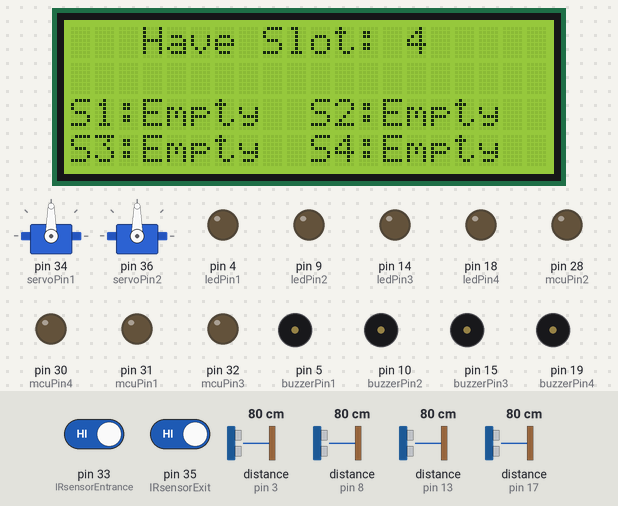
A sketch run on a simulated Arduino Mega 2560, built with avr-gcc and run on an emulated ATmega2560. On the bench: 2 × servo, 20×4 character LCD, output pins drawn as LEDs (lit = HIGH), buzzer (waves = sounding, pin HIGH). Wiring (inferred from the names in the program): 4 × ultrasonic range finder: trigger pin 2, echo pin 3 / trigger pin 7, echo pin 8 / trigger pin 12, echo pin 13 / trigger pin 16, echo pin 17. Dashed ring = blinking. The test bench sets the inputs (shaded band); at power-on: distance to the obstacle (sensors on pin 3, pin 8, pin 13, pin 17) 80 cm, pin 33 (IRsensorEntrance) HIGH, pin 35 (IRsensorExit) HIGH. The echo pulse lasts 58.3 µs per cm; pins used as bus, display or sensor lines are not drawn.

Above: at 3.3 s.
3.4 s: distance to the obstacle (sensor on pin 3) set to 8 cm
4.9 s: distance to the obstacle (sensor on pin 3) set to 5 cm
At 5.4 s:
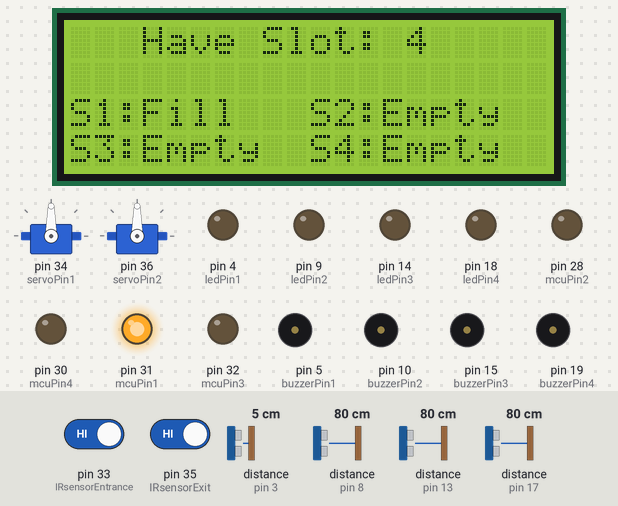
6.5 s: distance to the obstacle (sensor on pin 8) set to 8 cm
8.0 s: distance to the obstacle (sensor on pin 8) set to 5 cm
At 8.6 s:
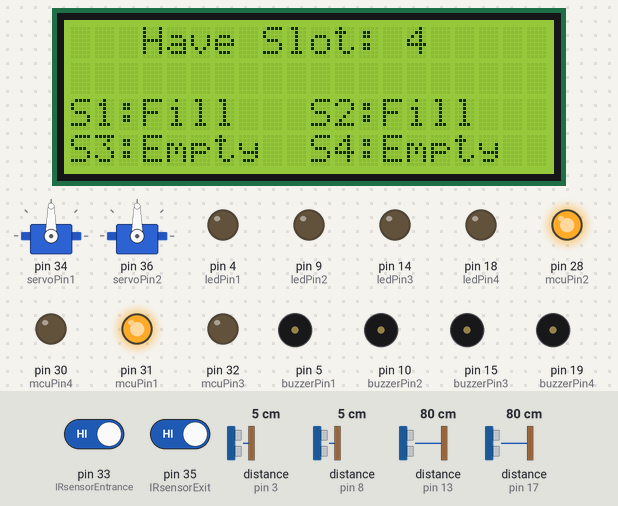
11.0 s: distance to the obstacle (sensor on pin 13) set to 8 cm
14.0 s: distance to the obstacle (sensor on pin 13) set to 5 cm
At 14.65 s:
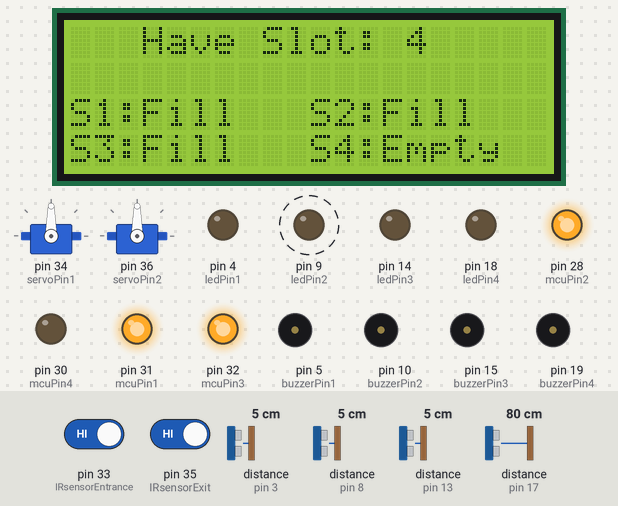
At 15.19 s:
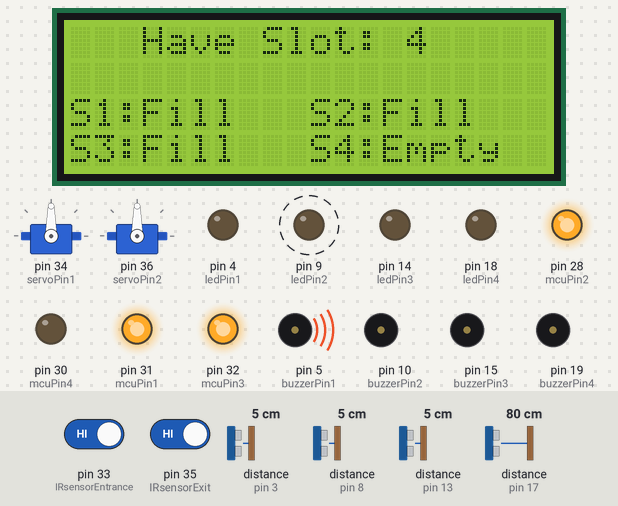
Timing chart, 0 to 19.7 s (numbered marks = the images above; inputs shaded):
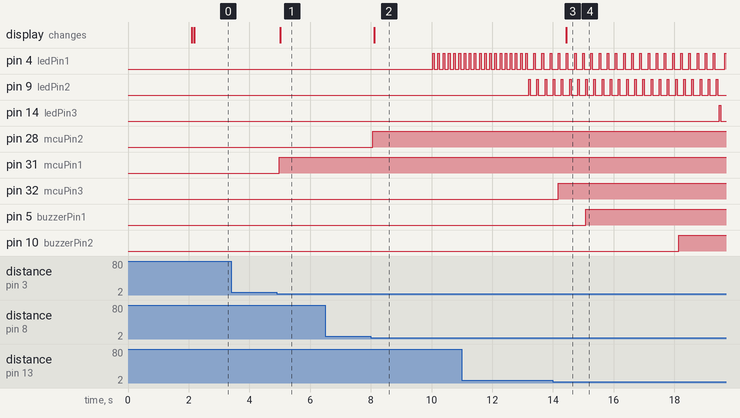

Measured:
- the behaviour switches between 7 and 6 cm on distance to the obstacle (sensor on pin 3) (found by bisection; images 0 and 1)
- the behaviour switches between 7 and 6 cm on distance to the obstacle (sensor on pin 8) (found by bisection; images 1 and 2)
- the behaviour switches between 7 and 6 cm on distance to the obstacle (sensor on pin 13) (found by bisection; images 2 and 3)
- after the input at 3.4 s, every drawn part: stays the same
- after the input at 4.9 s, pin 31 (mcuPin1): LOW → HIGH after 0.08 s; the display: changes after 0.12 s (image 1)
- after the input at 6.5 s, every drawn part: stays the same
- after the input at 8.0 s, pin 28 (mcuPin2): LOW → HIGH after 0.06 s; the display: changes after 0.11 s (image 2)
- after the input at 14.0 s, pin 14 (ledPin3): LOW → HIGH after 5.5 s, → LOW 0.05 s later; pin 32 (mcuPin3): LOW → HIGH after 0.18 s; the display: changes after 0.44 s (image 3)
- by itself, pin 9 (ledPin2): alternates HIGH for 0.05 s and LOW for 0.22 s

The sketch:

ArduinoMega.ino
```cpp
#include <Servo.h>
#include <Wire.h>
#include <LiquidCrystal_I2C.h>
LiquidCrystal_I2C lcd(0x27,20,4);

const int trigPin1 = 2;
const int trigPin2 = 7;
const int trigPin3 = 12;
const int trigPin4 = 16;

const int echoPin1 = 3;
const int echoPin2 = 8;
const int echoPin3 = 13;
const int echoPin4 = 17;

const int ledPin1 = 4;
const int ledPin2 = 9;
const int ledPin3 = 14;
const int ledPin4 = 18;

const int buzzerPin1 = 5;
const int buzzerPin2 = 10;
const int buzzerPin3 = 15;
const int buzzerPin4 = 19;

const int mcuPin1 = 31;
const int mcuPin2 = 28;
const int mcuPin3 = 32;
const int mcuPin4 = 30;

unsigned long triggerTime1 = 0;
unsigned long triggerTime2 = 0;
unsigned long triggerTime3 = 0;
unsigned long triggerTime4 = 0;

const unsigned long delayTime1 = 5000;
const unsigned long delayTime2 = 5000;
const unsigned long delayTime3 = 5000;
const unsigned long delayTime4 = 5000;

const unsigned long delayTimeA1 = 10000;
const unsigned long delayTimeA2 = 10000;
const unsigned long delayTimeA3 = 10000;
const unsigned long delayTimeA4 = 10000;

const int safe = 6;

int IRsensorValue1 = 0;
const int IRsensorEntrance = 33;
Servo myServo1;
const int servoPin1 = 34;

int IRsensorValue2 = 0;
const int IRsensorExit =35;
Servo myServo2;
const int servoPin2 = 36;

int distanceState1 = LOW;
int distanceState2 = LOW;
int distanceState3 = LOW;
int distanceState4 = LOW;

int S1=0, S2=0, S3=0, S4=0;

int slot = 4;

void setup() {
  Serial.begin(9600);

  pinMode(trigPin1, OUTPUT);
  pinMode(echoPin1, INPUT);
  pinMode(trigPin2, OUTPUT);
  pinMode(echoPin2, INPUT);
  pinMode(trigPin3, OUTPUT);
  pinMode(echoPin3, INPUT);
  pinMode(trigPin4, OUTPUT);
  pinMode(echoPin4, INPUT);


  pinMode(ledPin1, OUTPUT);
  pinMode(ledPin2, OUTPUT);
  pinMode(ledPin3, OUTPUT);
  pinMode(ledPin4, OUTPUT);

  pinMode(buzzerPin1, OUTPUT);
  pinMode(buzzerPin2, OUTPUT);
  pinMode(buzzerPin3, OUTPUT);
  pinMode(buzzerPin4, OUTPUT);

  pinMode(mcuPin1, OUTPUT);
  pinMode(mcuPin2, OUTPUT);
  pinMode(mcuPin3, OUTPUT);
  pinMode(mcuPin4, OUTPUT);

  pinMode(IRsensorEntrance, INPUT);  // IR sensor input pin
  pinMode(IRsensorExit, INPUT);

  myServo1.attach(servoPin1); // Attach the servo to the specified pin
  myServo1.write(90);         // Start the servo at 0 degrees


  myServo2.attach(servoPin2); // Attach the servo to the specified pin
  myServo2.write(90);         // Start the servo at 0 degrees

  digitalWrite(mcuPin1, LOW);
  digitalWrite(mcuPin2, LOW);
  digitalWrite(mcuPin3, LOW);
  digitalWrite(mcuPin4, LOW);

  lcd.begin(20, 4);
  lcd.setCursor (0,1);
  lcd.print("    Car  parking  ");
  lcd.setCursor (0,2);
  lcd.print("       System     ");
  delay (2000);
  lcd.clear();
  Read_Sensor();
  int total = S1+S2+S3+S4;
  slot = slot-total;
}

void loop() {
  long distance1 = getDistance(trigPin1, echoPin1);
  long distance2 = getDistance(trigPin2, echoPin2);
  long distance3 = getDistance(trigPin3, echoPin3);
  long distance4 = getDistance(trigPin4, echoPin4);

  // Read the IR sensor value (digital sensor)
  IRsensorValue1 = digitalRead(IRsensorEntrance);  // Read the digital value from the IR sensor
  // Read the IR sensor value (digital sensor)
  IRsensorValue2 = digitalRead(IRsensorExit);  // Read the digital value from the IR sensor

  if (distance1 < safe && distance1 > 0) {
    distanceState1 = HIGH;
    digitalWrite(mcuPin1, HIGH);
} else {
    distanceState1 = LOW;
    digitalWrite(mcuPin1, LOW);
}

if (distance2 < safe && distance2 > 0) {
    distanceState2 = HIGH;
    digitalWrite(mcuPin2, HIGH);
} else {
    distanceState2 = LOW;
    digitalWrite(mcuPin2, LOW);
}

if (distance3 < safe && distance3 > 0) {
    distanceState3 = HIGH;
    digitalWrite(mcuPin3, HIGH);
} else {
    distanceState3 = LOW;
    digitalWrite(mcuPin3, LOW);
}

if (distance4 < safe && distance4 > 0) {
    distanceState4 = HIGH;
    digitalWrite(mcuPin4, HIGH);
} else {
    distanceState4 = LOW;
    digitalWrite(mcuPin4, LOW);
}

  //SENSOR1
  if (distanceState1 == HIGH) {
    if (triggerTime1 == 0) {
      triggerTime1 = millis();
    }
    if (millis() - triggerTime1 >= delayTime1) {
      digitalWrite(ledPin1, HIGH);
      delay(50);
      digitalWrite(ledPin1, LOW);
      delay(50);
    }
    if (millis() - triggerTime1 >= delayTimeA1) {
      digitalWrite(buzzerPin1, HIGH);  // Turn on buzzer after delayTime2
    }
  } else {
    // Reset if the signal goes LOW
    triggerTime1 = 0;
    digitalWrite(ledPin1, LOW);
    digitalWrite(buzzerPin1, LOW);
  }

  //SENSOR2
  if (distanceState2 == HIGH) {
    if (triggerTime2 == 0) {
      triggerTime2 = millis();
    }
    if (millis() - triggerTime2 >= delayTime2) {
      digitalWrite(ledPin2, HIGH);
      delay(50);
      digitalWrite(ledPin2, LOW);
      delay(50);
    }
    if (millis() - triggerTime2 >= delayTimeA2) {
      digitalWrite(buzzerPin2, HIGH);  // Turn on buzzer after delayTime2
    }
  } else {
    // Reset if the signal goes LOW
    triggerTime2 = 0;
    digitalWrite(ledPin2, LOW);
    digitalWrite(buzzerPin2, LOW);
  }

   //SENSOR3
  if (distanceState3 == HIGH) {
    if (triggerTime3 == 0) {
      triggerTime3 = millis();
    }
    if (millis() - triggerTime3 >= delayTime3) {
      digitalWrite(ledPin3, HIGH);
      delay(50);
      digitalWrite(ledPin3, LOW);
      delay(50);
    }
    if (millis() - triggerTime3 >= delayTimeA3) {
      digitalWrite(buzzerPin3, HIGH);  // Turn on buzzer after delayTime2
    }
  } else {
    // Reset if the signal goes LOW
    triggerTime3 = 0;
    digitalWrite(ledPin3, LOW);
    digitalWrite(buzzerPin3, LOW);
  }

  //SENSOR4
  if (distanceState4 == HIGH) {
    if (triggerTime4 == 0) {
      triggerTime4 = millis();
    }
    if (millis() - triggerTime4 >= delayTime4) {
      digitalWrite(ledPin4, HIGH);
      delay(50);
      digitalWrite(ledPin4, LOW);
      delay(50);
    }
    if (millis() - triggerTime4 >= delayTimeA4) {
      digitalWrite(buzzerPin4, HIGH);  // Turn on buzzer after delayTime2
    }
  } else {
    // Reset if the signal goes LOW
    triggerTime4 = 0;
    digitalWrite(ledPin4, LOW);
    digitalWrite(buzzerPin4, LOW);
  }
  delay(10);

  Read_Sensor();
  lcd.setCursor (0,0);
  lcd.print("   Have Slot: ");
  lcd.print(slot);
  lcd.print("    ");
  lcd.setCursor (0,2);
  if(S1==1){lcd.print("S1:Fill ");}
     else{lcd.print("S1:Empty");}
  lcd.setCursor (10,2);
  if(S2==1){lcd.print("S2:Fill ");}
     else{lcd.print("S2:Empty");}
  lcd.setCursor (0,3);
  if(S3==1){lcd.print("S3:Fill ");}
     else{lcd.print("S3:Empty");}
  lcd.setCursor (10,3);
  if(S4==1){lcd.print("S4:Fill ");}
     else{lcd.print("S4:Empty");}

if (IRsensorValue1 == LOW) {
  if (slot > 0 && slot <= 4) { // Check if there are available slots to decrement
    myServo1.write(180); // Move servo to 90 degrees
    Serial.print("MOVING");
    delay(2000);
    myServo1.write(90); // Move servo back to 180 degrees
    slot = slot - 1; // Decrease slot count
    delay(500);
  } else {
    lcd.setCursor(0, 0);
    lcd.print(" Sorry Parking Full ");
    delay(1500);
  }
}

if (IRsensorValue2 == LOW) { // Increment slot if IRsensorValue2 is LOW
  if (slot >= 0 && slot < 4) { // Check if there is room for increment
    myServo2.write(0); // Move servo to 0 degrees
    Serial.print("MOVING");
    delay(2000);
    myServo2.write(90); // Move servo back to 90 degrees
    slot = slot + 1; // Increase slot count
    delay(500);
  }
}
}


long getDistance(int trigPin, int echoPin) {
  digitalWrite(trigPin, LOW);
  delayMicroseconds(2);
  digitalWrite(trigPin, HIGH);
  delayMicroseconds(10);
  digitalWrite(trigPin, LOW);
  long duration = pulseIn(echoPin, HIGH, 30000);
  long distance = duration * 0.034 / 2;
  return distance;
}

void Read_Sensor(){
S1=0, S2=0, S3=0, S4=0;
if(distanceState1 == HIGH){S1=1;}
if(distanceState2 == HIGH){S2=1;}
if(distanceState3 == HIGH){S3=1;}
if(distanceState4 == HIGH){S4=1;}
}
```
